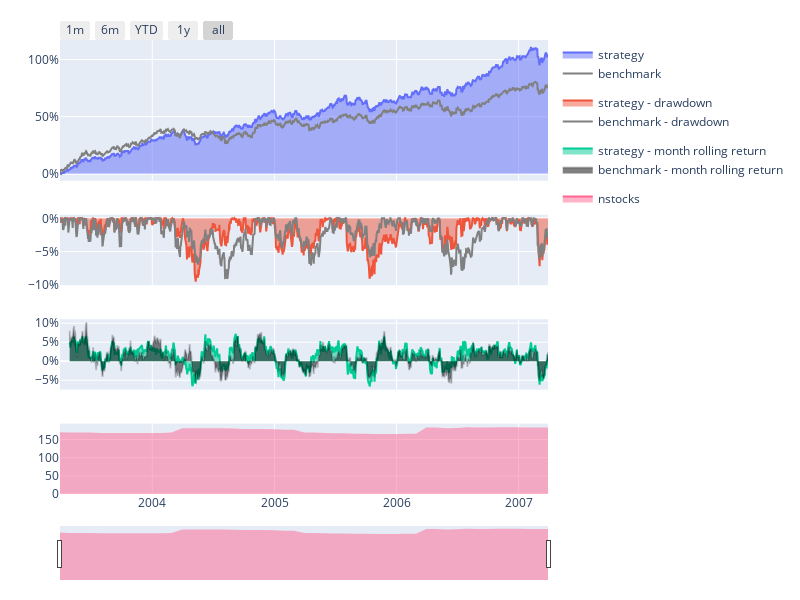
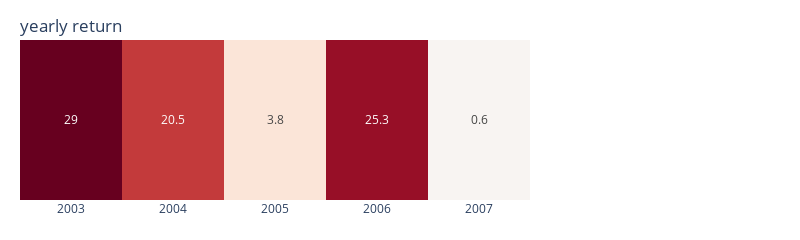
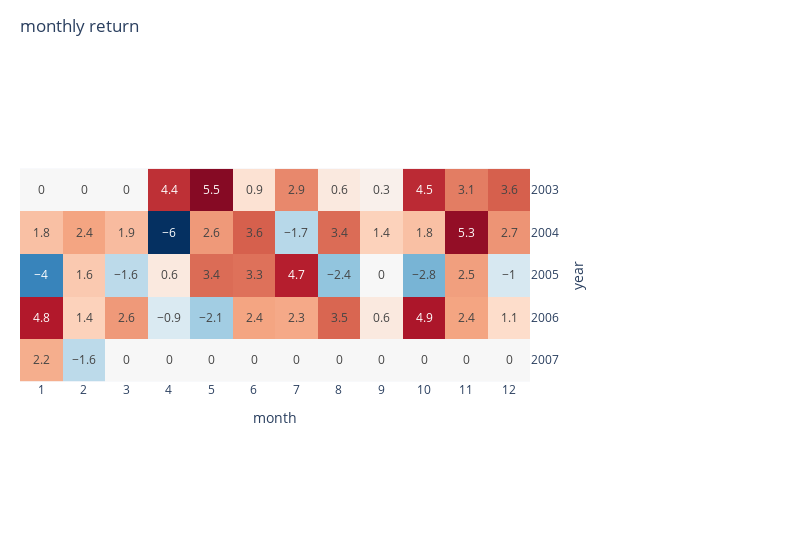

The notebook cell these images were saved under, in order:
### Code cell
# backtest.sim(payout_cond['2003-3':'2007-3'], resample='M', data=data).display()

### Figure 1 — Plotly figure (JSON) as saved in the notebook; plotly's stock layout.template omitted (floating-point values rounded to 4 significant figures; data arrays with more than 128 entries replaced by an {"elided": "..."} marker saying what was removed)
{"data": [{"fill": "tozeroy", "legendgroup": "performance", "name": "strategy", "type": "scatter", "x": {"elided": "1008 str values"}, "xaxis": "x", "y": {"elided": "1008 float values"}, "yaxis": "y"}, {"fill": "tozeroy", "legendgroup": "drawdown", "name": "strategy - drawdown", "type": "scatter", "x": {"elided": "1008 str values"}, "xaxis": "x2", "y": {"elided": "1008 float values"}, "yaxis": "y2"}, {"fill": "tozeroy", "legendgroup": "rolling performance", "name": "strategy - month rolling return", "type": "scatter", "x": {"elided": "1008 str values"}, "xaxis": "x3", "y": {"elided": "1008 float values"}, "yaxis": "y3"}, {"legendgroup": "performance", "line": {"color": "gray"}, "name": "benchmark", "type": "scatter", "x": {"elided": "1008 str values"}, "xaxis": "x", "y": {"elided": "1008 float values"}, "yaxis": "y"}, {"legendgroup": "drawdown", "line": {"color": "gray"}, "name": "benchmark - drawdown", "type": "scatter", "x": {"elided": "1008 str values"}, "xaxis": "x2", "y": {"elided": "1008 float values"}, "yaxis": "y2"}, {"fill": "tozeroy", "legendgroup": "rolling performance", "line": {"color": "rgba(0,0,0,0.2)"}, "name": "benchmark - month rolling return", "type": "scatter", "x": {"elided": "1008 str values"}, "xaxis": "x3", "y": {"elided": "1008 float values"}, "yaxis": "y3"}, {"fill": "tozeroy", "name": "nstocks", "type": "scatter", "x": {"elided": "1008 str values"}, "xaxis": "x4", "y": {"elided": "1008 int values"}, "yaxis": "y4"}], "layout": {"height": 600, "legend": {"bgcolor": "rgba(0,0,0,0)"}, "margin": {"b": 20, "l": 60, "r": 20, "t": 40}, "width": 800, "xaxis": {"anchor": "y", "domain": [0, 1], "matches": "x4", "showticklabels": false}, "xaxis2": {"anchor": "y2", "domain": [0, 1], "matches": "x4", "showticklabels": false}, "xaxis3": {"anchor": "y3", "domain": [0, 1], "matches": "x4", "showticklabels": false}, "xaxis4": {"anchor": "y4", "domain": [0, 1], "rangeselector": {"buttons": [{"count": 1, "label": "1m", "step": "month", "stepmode": "backward"}, {"count": 6, "label": "6m", "step": "month", "stepmode": "backward"}, {"count": 1, "label": "YTD", "step": "year", "stepmode": "todate"}, {"count": 1, "label": "1y", "step": "year", "stepmode": "backward"}, {"step": "all"}], "x": 0, "y": 1}, "rangeslider": {"thickness": 0.1, "visible": true}, "type": "date"}, "yaxis": {"anchor": "x", "domain": [0.69, 1], "tickformat": ",.0%"}, "yaxis2": {"anchor": "x2", "domain": [0.46, 0.615], "tickformat": ",.0%"}, "yaxis3": {"anchor": "x3", "domain": [0.23, 0.385], "tickformat": ",.0%"}, "yaxis4": {"anchor": "x4", "domain": [0, 0.155]}}}

### Figure 2 — Plotly figure (JSON) as saved in the notebook; plotly's stock layout.template omitted (floating-point values rounded to 4 significant figures)
{"data": [{"coloraxis": "coloraxis", "hovertemplate": "year: %{x}<br>return: %{z}%", "name": "0", "texttemplate": "%{z}", "type": "heatmap", "x": ["2003", "2004", "2005", "2006", "2007"], "xaxis": "x", "yaxis": "y", "z": [[29, 20.5, 3.8, 25.3, 0.6]]}], "layout": {"coloraxis": {"cmid": 0, "colorbar": {"title": {"text": "return(%)"}}, "colorscale": [[0, "rgb(5,48,97)"], [0.1, "rgb(33,102,172)"], [0.2, "rgb(67,147,195)"], [0.3, "rgb(146,197,222)"], [0.4, "rgb(209,229,240)"], [0.5, "rgb(247,247,247)"], [0.6, "rgb(253,219,199)"], [0.7, "rgb(244,165,130)"], [0.8, "rgb(214,96,77)"], [0.9, "rgb(178,24,43)"], [1, "rgb(103,0,31)"]], "showscale": false}, "height": 120, "margin": {"b": 40, "l": 20, "r": 270, "t": 40}, "title": {"text": "yearly return", "x": 0.025, "yanchor": "top"}, "width": 800, "xaxis": {"anchor": "y", "constrain": "domain", "domain": [0, 1], "scaleanchor": "y"}, "yaxis": {"anchor": "x", "autorange": "reversed", "constrain": "domain", "domain": [0, 1], "visible": false}}}

### Figure 3 — Plotly figure (JSON) as saved in the notebook; plotly's stock layout.template omitted (floating-point values rounded to 4 significant figures)
{"data": [{"coloraxis": "coloraxis", "hovertemplate": "year: %{y}<br>month: %{x}<br>return: %{z}%", "name": "0", "texttemplate": "%{z}", "type": "heatmap", "x": ["1", "2", "3", "4", "5", "6", "7", "8", "9", "10", "11", "12"], "xaxis": "x", "y": ["2003", "2004", "2005", "2006", "2007"], "yaxis": "y", "z": [[0, 0, 0, 4.4, 5.5, 0.9, 2.9, 0.6, 0.3, 4.5, 3.1, 3.6], [1.8, 2.4, 1.9, -6, 2.6, 3.6, -1.7, 3.4, 1.4, 1.8, 5.3, 2.7], [-4, 1.6, -1.6, 0.6, 3.4, 3.3, 4.7, -2.4, 0, -2.8, 2.5, -1], [4.8, 1.4, 2.6, -0.9, -2.1, 2.4, 2.3, 3.5, 0.6, 4.9, 2.4, 1.1], [2.2, -1.6, 0, 0, 0, 0, 0, 0, 0, 0, 0, 0]]}], "layout": {"coloraxis": {"cmid": 0, "colorbar": {"title": {"text": "return(%)"}}, "colorscale": [[0, "rgb(5,48,97)"], [0.1, "rgb(33,102,172)"], [0.2, "rgb(67,147,195)"], [0.3, "rgb(146,197,222)"], [0.4, "rgb(209,229,240)"], [0.5, "rgb(247,247,247)"], [0.6, "rgb(253,219,199)"], [0.7, "rgb(244,165,130)"], [0.8, "rgb(214,96,77)"], [0.9, "rgb(178,24,43)"], [1, "rgb(103,0,31)"]], "showscale": false}, "height": 550, "margin": {"b": 40, "l": 20, "r": 270, "t": 40}, "title": {"text": "monthly return", "x": 0.025, "yanchor": "top"}, "width": 800, "xaxis": {"anchor": "y", "constrain": "domain", "domain": [0, 1], "scaleanchor": "y", "title": {"text": "month"}}, "yaxis": {"anchor": "x", "autorange": "reversed", "constrain": "domain", "domain": [0, 1], "side": "right", "title": {"text": "year"}}}}
